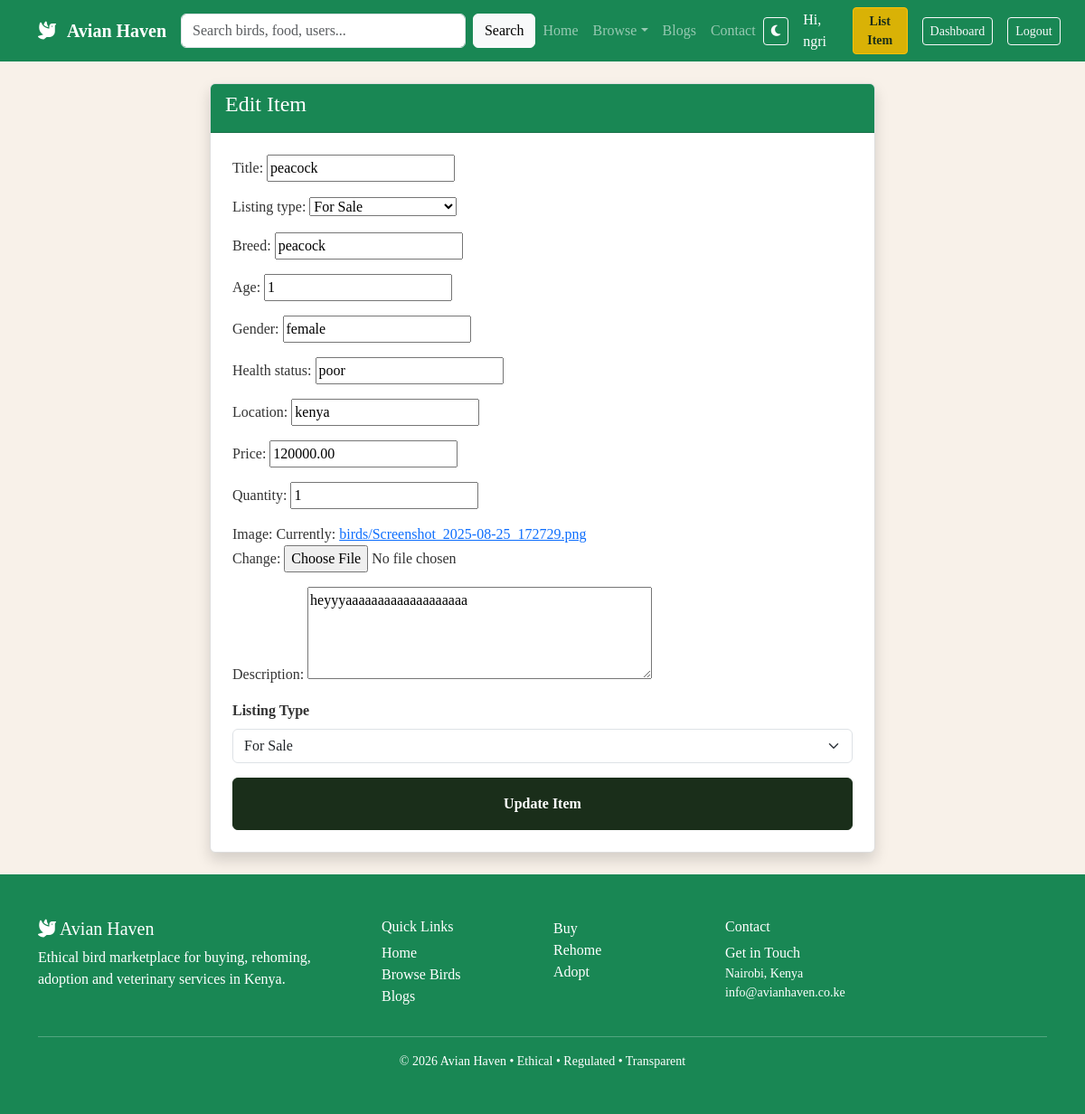
/search/1/edit/ (signed in), run on the app's committed database.
### accounts/models.py (models this page shows, shortened)
class CustomUser(AbstractUser):
    ROLE_CHOICES = (
        ('buyer', 'Buyer'),
        ('seller', 'Seller'),
        ('vet', 'Veterinarian'),
    )
    role = models.CharField(max_length=10, choices=ROLE_CHOICES, default='buyer')
    phone = models.CharField(max_length=15, blank=True)
    location = models.CharField(max_length=100, blank=True)
    profile_pic = models.ImageField(upload_to='profile_pics/', blank=True, null=True)
    is_verified = models.BooleanField(default=False)
    certificate = models.FileField(upload_to='vet_certificates/', blank=True, null=True)

### birds/models.py (models this page shows, shortened)
class Bird(models.Model):
    LISTING_TYPE_CHOICES = [
        ('sell', 'For Sale'),
        ('rehome', 'Rehoming'),
        ('adopt', 'Adoption'),
        ('food', 'Bird Food & Supplies'),
    ]
    seller = models.ForeignKey('accounts.CustomUser', on_delete=models.CASCADE, related_name='listings')
    title = models.CharField(max_length=200)
    listing_type = models.CharField(max_length=10, choices=LISTING_TYPE_CHOICES, default='sell')
    breed = models.CharField(max_length=100, blank=True)
    age = models.PositiveIntegerField(null=True, blank=True)  # months
    gender = models.CharField(max_length=10, blank=True)
    health_status = models.CharField(max_length=50, blank=True)
    location = models.CharField(max_length=100)
    price = models.DecimalField(max_digits=10, decimal_places=2, null=True, blank=True)
    quantity = models.PositiveIntegerField(default=1)
    image = models.ImageField(upload_to='listings/')
    description = models.TextField(blank=True)
    is_available = models.BooleanField(default=True)
    created_at = models.DateTimeField(auto_now_add=True)

### birds/views.py (the view)
# urls.py: path('<int:bird_id>/edit/', views.edit_bird, name='edit_bird'),
@login_required
def edit_bird(request, bird_id):
    bird = get_object_or_404(Bird, id=bird_id, seller=request.user)
    if request.method == 'POST':
        form = BirdForm(request.POST, request.FILES, instance=bird)
        if form.is_valid():
            form.save()
            messages.success(request, "Bird updated successfully!")
            return redirect('seller_dashboard')
    else:
        form = BirdForm(instance=bird)
    return render(request, 'birds/edit_bird.html', {'form': form, 'bird': bird})

### birds/forms.py
class BirdForm(forms.ModelForm):
    class Meta:
        model = Bird
        fields = ['title', 'listing_type', 'breed', 'age', 'gender',
                  'health_status', 'location', 'price', 'quantity',
                  'image', 'description']
        widgets = {
            'description': forms.Textarea(attrs={'rows': 4}),
        }

### templates/birds/edit_bird.html (shortened to what this page needs)
{% extends 'base.html' %}
{% block content %}
<div class="row justify-content-center">
    <div class="col-lg-8">
        <div class="card shadow">
            <div class="card-header bg-success text-white">
                <h4>{% if bird %}Edit{% else %}List New{% endif %} Item</h4>
            </div>
            <div class="card-body p-4">
                <form method="POST" enctype="multipart/form-data">
                    {% for field in form %}
                    <div class="mb-3">
                        {{ field.label_tag }}
                        {{ field }}
                    </div>
                    {% endfor %}
                    <div class="mb-3">
                        <label class="form-label fw-bold">Listing Type</label>
                        <select name="listing_type" class="form-select" required>
                            <option value="sell" {% if bird and bird.listing_type == 'sell' %}selected{% endif %}>For Sale</option>
                        </select>
                    </div>
                    <button type="submit" class="btn btn-success w-100 py-3 fw-bold">
                        {% if bird %}Update Item{% else %}List This Item{% endif %}
                    </button>
                </form>
            </div>
        </div>
    </div>
</div>
{% endblock %}

### templates/components/navbar.html (shortened to what this page needs)
<nav class="navbar navbar-expand-lg navbar-dark bg-success">
    <div class="container">
        <a class="navbar-brand fw-bold" href="{% url 'home' %}">
            <i class="fas fa-dove me-2"></i> Avian Haven
        </a>
        <div class="collapse navbar-collapse" id="navbarNav">
            <form class="d-flex me-auto my-2 my-lg-0" style="width: 420px;" action="{% url 'search' %}" method="GET">
                <input class="form-control me-2" type="search" name="q" placeholder="Search birds, food, users..." aria-label="Search">
                <button class="btn btn-light" type="submit">Search</button>
            </form>
            <ul class="navbar-nav me-auto">
                <li class="nav-item"><a class="nav-link" href="{% url 'home' %}">Home</a></li>
                <li class="nav-item dropdown">
    <a class="nav-link dropdown-toggle" href="#" role="button" data-bs-toggle="dropdown">Browse</a>
</li>
                <li class="nav-item"><a class="nav-link" href="{% url 'blog_list' %}">Blogs</a></li>
                <li class="nav-item"><a class="nav-link" href="{% url 'contact' %}">Contact</a></li>
            </ul>
            <div class="d-flex align-items-center gap-3">
                <button id="theme-toggle" class="btn btn-outline-light btn-sm">
                    <i class="fas fa-moon"></i>
                </button>
                {% if user.is_authenticated %}
                    <span class="text-white">Hi, {{ user.username }}</span>
                    {% if user.role == 'seller' %}
                        <a href="{% url 'add_bird' %}" class="btn btn-warning btn-sm">List Item</a>
                    {% endif %}
                    {% if user.role == 'buyer' %}
                        <a href="{% url 'buyer_dashboard' %}" class="btn btn-outline-light btn-sm">Dashboard</a>
                    {% elif user.role == 'seller' %}
                        <a href="{% url 'seller_dashboard' %}" class="btn btn-outline-light btn-sm">Dashboard</a>
                    {% elif user.role == 'vet' %}
                        <a href="{% url 'vet_dashboard' %}" class="btn btn-outline-light btn-sm">Dashboard</a>
                    {% endif %}
                    <form method="post" action="{% url 'logout' %}" style="display:inline;">
                        <button type="submit" class="btn btn-outline-light btn-sm">Logout</button>
                    </form>
                {% else %}
                    <a href="{% url 'login' %}" class="btn btn-outline-light btn-sm">Login</a>
                    <a href="{% url 'register' %}" class="btn btn-light btn-sm">Join Now</a>
                {% endif %}
            </div>
        </div>
    </div>
</nav>

### static/css/custom.css (style rules this page uses)
:root { --main-green: #1a2e1a; --accent-gold: #d9b206; --light-bg: #f8f1e9; }
body { font-family: 'Georgia', serif; background-color: var(--light-bg); color: #333; transition: all 0.4s ease; }
.card { background-color: white; color: #333; border: 1px solid #ddd; }
.card { transition: all 0.3s ease; }
.btn-success { background-color: var(--main-green); border-color: var(--main-green); }
.btn-warning { background-color: var(--accent-gold); color: #1a2e1a; font-weight: bold; }

### data on the page
CustomUser: username "ngri"
Bird: form "peacock" "For Sale" "peacock" "1" "female" "poor" "kenya" "120000.00" "1" "heyyyaaaaaaaaaaaaaaaaaaa", listing_type "For Sale"

### other printed values
{{ field.label_tag }} "Title:" "Listing type:" "Breed:" "Age:" "Gender:" "Health status:" "Location:" "Price:" "Quantity:" "Image:" "Description:"
